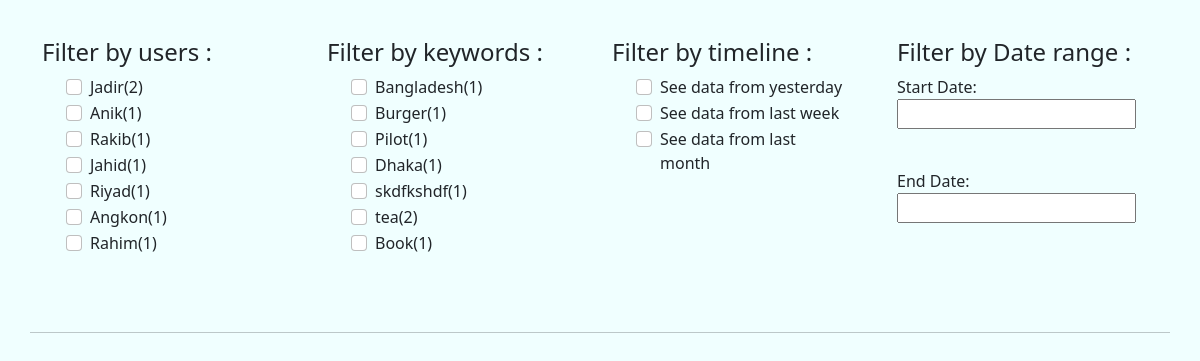
The page / on the database its author committed.
### main/models.py (models this page shows, shortened)
class Search(models.Model):
    keyword = models.CharField(max_length=200)
    user = models.CharField(max_length=50)
    time = models.DateField(auto_now_add=True)
    numberOfResult = models.IntegerField()

### main/views.py (the view)
# urls.py: path('', index, name="home"),
def index(request):
    objects = Search.objects.all()
    keywords = []
    users = []
    for item in objects.iterator():
        keywords.append(item.keyword)
        users.append(item.user)
    keywordcount = {}
    for key in keywords:
        count = Search.objects.filter(keyword=key).count()
        keywordcount[key] = count
    userCount = {}
    for user in users:
        count = Search.objects.filter(user=user).count()
        userCount[user] = count
    context = {
        'keywords': keywords,
        'keyCount': keywordcount,
        'users': users,
        'userCount': userCount
    }
    return render(request, "main/index.html", context=context)

### main/templates/main/index.html (shortened to what this page needs)
{% load static %}
<!DOCTYPE html>
<html lang="en">
<head>
    <link href="https://cdn.jsdelivr.net/npm/bootstrap@5.1.1/dist/css/bootstrap.min.css" rel="stylesheet">
    <link rel="stylesheet" href="{% static 'main/css/styles.css' %}">
    <link rel="stylesheet" href="//code.jquery.com/ui/1.12.1/themes/base/jquery-ui.css">
</head>
<body>
    <div class="container" style="margin-top: 1cm;">
      <div class="row">
        <div class="col-sm" id="">
          <h4>Filter by users : </h4>
          {% for key, value in userCount.items %}
          <div class="container">
              <div class="form-check">
                  <input class="form-check-input" type="checkbox" value="" name="{{key}}" id="{{key}}-cb" onclick="createQueryParams()">
                  <label class="form-check-label" for="flexCheckDefault">
                    {{key}}({{value}})
                  </label>
                </div>
          </div>
        {% endfor %}
        </div>
        <div class="col-sm" id="">
          <h4>Filter by keywords : </h4>
          {% for key, value in keyCount.items %}
          <div class="container">
              <div class="form-check">
                  <input class="form-check-input" type="checkbox" value="" name="{{key}}" id="{{key}}-cb" onclick="createQueryParams()">
                  <label class="form-check-label" for="flexCheckDefault">
                    {{key}}({{value}})
                  </label>
                </div>
          </div>
          {% endfor %}
        </div>
        <div class="col-sm" id="">
          <h4>Filter by timeline : </h4>
          <div class="container">
              <div class="form-check">
                  <input class="form-check-input" type="checkbox" value="" name="yesterday" id="yesterday-cb" onclick="createQueryParams()">
                  <label class="form-check-label" for="flexCheckDefault">
                    See data from yesterday
                  </label>
              </div>
              <div class="form-check">
                <input class="form-check-input" type="checkbox" value="" name="lastweek" id="lastweek-cb" onclick="createQueryParams()">
                <label class="form-check-label" for="flexCheckDefault">
                  See data from last week
                </label>
            </div>
            <div class="form-check">
              <input class="form-check-input" type="checkbox" value="" name="lastmonth" id="lastmonth-cb" onclick="createQueryParams()">
              <label class="form-check-label" for="flexCheckDefault">
                See data from last month
              </label>
          </div>
          </div>
        </div>
        <div class="col-sm">
          <h4>Filter by Date range : </h4>
          <p>Start Date: <input type="text" id="startdate"></p>
          <br>
          <p>End Date: <input type="text" id="endtdate"></p>
        </div>
        <hr style="margin-top: 2cm;">
    </div>
</body>
</html>

### main/static/main/css/styles.css (style rules this page uses)
body { background-color: azure; }

### rows shown on the page
Search: userCount "Jadir", keyCount "Bangladesh"
Search: userCount "Anik", keyCount "Burger"
Search: userCount "Rakib", keyCount "Pilot"
Search: userCount "Jahid", keyCount "Dhaka"
Search: userCount "Riyad", keyCount "skdfkshdf"
Search: userCount "Angkon", keyCount "tea"
Search: userCount "Rahim"
Search: keyCount "Book"

### other values the page prints
{{ value }} "2" "1" "1" "1" "1" "1" "1"
{{ value }} "1" "1" "1" "1" "1" "2" "1"
